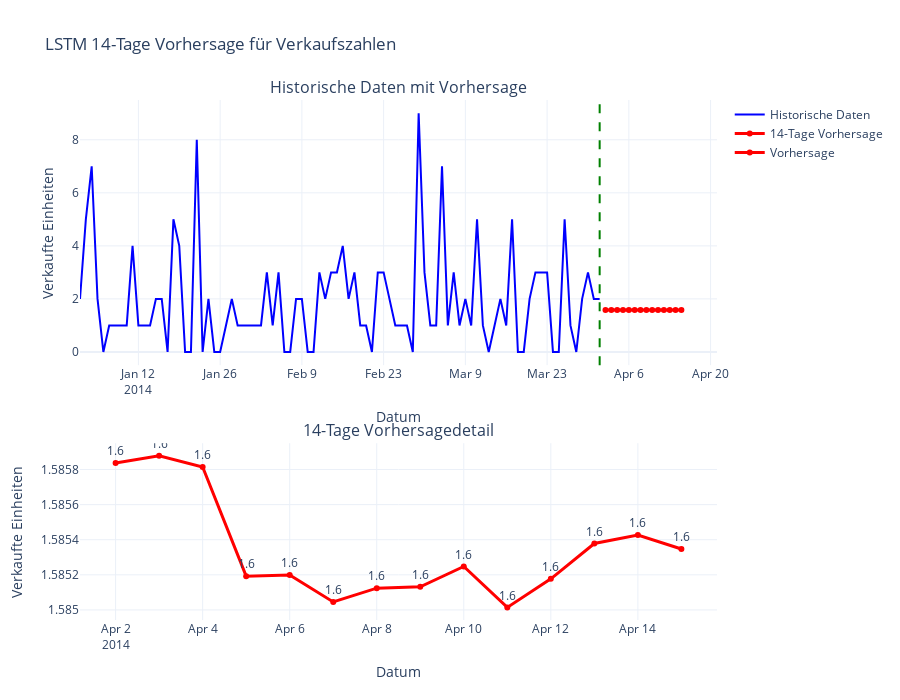

Notebook code for this chart:
### Code cell
# 13. VISUALISIERUNG DER MEHRSTUFIGEN VORHERSAGE
print("📈 Visualisiere mehrstufige Vorhersage...")

# Plot für historische Daten und Vorhersage
fig = make_subplots(
    rows=2, cols=1,
    subplot_titles=('Historische Daten mit Vorhersage', '14-Tage Vorhersagedetail'),
    vertical_spacing=0.15,
    row_heights=[0.6, 0.4]
)

# Historische Daten (letzte 90 Tage)
hist_days = 90
hist_dates = df_complete.index[-hist_days:]
hist_values = df_complete[sales_col].values[-hist_days:]

# Plot 1: Historische Daten + Vorhersage
fig.add_trace(
    go.Scatter(
        x=hist_dates,
        y=hist_values,
        mode='lines',
        name='Historische Daten',
        line=dict(color='blue', width=2)
    ),
    row=1, col=1
)

fig.add_trace(
    go.Scatter(
        x=future_dates,
        y=multi_step_predictions,
        mode='lines+markers',
        name=f'{FORECAST_HORIZON}-Tage Vorhersage',
        line=dict(color='red', width=3)
    ),
    row=1, col=1
)

# Vertikale Linie für Trennung Heute/Zukunft
fig.add_vline(
    x=last_date,
    line_width=2,
    line_dash="dash",
    line_color="green",
    row=1, col=1
)

# Plot 2: Detail der Vorhersage
fig.add_trace(
    go.Scatter(
        x=future_dates,
        y=multi_step_predictions,
        mode='lines+markers+text',
        name='Vorhersage',
        line=dict(color='red', width=3),
        text=[f'{val:.1f}' for val in multi_step_predictions],
        textposition="top center"
    ),
    row=2, col=1
)

# Layout anpassen
fig.update_layout(
    title_text=f'LSTM {FORECAST_HORIZON}-Tage Vorhersage für Verkaufszahlen',
    height=700,
    showlegend=True,
    template='plotly_white'
)

fig.update_xaxes(title_text="Datum", row=1, col=1)
fig.update_xaxes(title_text="Datum", row=2, col=1)
fig.update_yaxes(title_text="Verkaufte Einheiten", row=1, col=1)
fig.update_yaxes(title_text="Verkaufte Einheiten", row=2, col=1)

fig.show()

### Figure 1 — Plotly figure (JSON) as saved in the notebook; plotly's stock layout.template omitted (floating-point values rounded to 4 significant figures)
{"data": [{"line": {"color": "blue", "width": 2}, "mode": "lines", "name": "Historische Daten", "type": "scatter", "x": ["2014-01-02T00:00:00.000000000", "2014-01-03T00:00:00.000000000", "2014-01-04T00:00:00.000000000", "2014-01-05T00:00:00.000000000", "2014-01-06T00:00:00.000000000", "2014-01-07T00:00:00.000000000", "2014-01-08T00:00:00.000000000", "2014-01-09T00:00:00.000000000", "2014-01-10T00:00:00.000000000", "2014-01-11T00:00:00.000000000", "2014-01-12T00:00:00.000000000", "2014-01-13T00:00:00.000000000", "2014-01-14T00:00:00.000000000", "2014-01-15T00:00:00.000000000", "2014-01-16T00:00:00.000000000", "2014-01-17T00:00:00.000000000", "2014-01-18T00:00:00.000000000", "2014-01-19T00:00:00.000000000", "2014-01-20T00:00:00.000000000", "2014-01-21T00:00:00.000000000", "2014-01-22T00:00:00.000000000", "2014-01-23T00:00:00.000000000", "2014-01-24T00:00:00.000000000", "2014-01-25T00:00:00.000000000", "2014-01-26T00:00:00.000000000", "2014-01-27T00:00:00.000000000", "2014-01-28T00:00:00.000000000", "2014-01-29T00:00:00.000000000", "2014-01-30T00:00:00.000000000", "2014-01-31T00:00:00.000000000", "2014-02-01T00:00:00.000000000", "2014-02-02T00:00:00.000000000", "2014-02-03T00:00:00.000000000", "2014-02-04T00:00:00.000000000", "2014-02-05T00:00:00.000000000", "2014-02-06T00:00:00.000000000", "2014-02-07T00:00:00.000000000", "2014-02-08T00:00:00.000000000", "2014-02-09T00:00:00.000000000", "2014-02-10T00:00:00.000000000", "2014-02-11T00:00:00.000000000", "2014-02-12T00:00:00.000000000", "2014-02-13T00:00:00.000000000", "2014-02-14T00:00:00.000000000", "2014-02-15T00:00:00.000000000", "2014-02-16T00:00:00.000000000", "2014-02-17T00:00:00.000000000", "2014-02-18T00:00:00.000000000", "2014-02-19T00:00:00.000000000", "2014-02-20T00:00:00.000000000", "2014-02-21T00:00:00.000000000", "2014-02-22T00:00:00.000000000", "2014-02-23T00:00:00.000000000", "2014-02-24T00:00:00.000000000", "2014-02-25T00:00:00.000000000", "2014-02-26T00:00:00.000000000", "2014-02-27T00:00:00.000000000", "2014-02-28T00:00:00.000000000", "2014-03-01T00:00:00.000000000", "2014-03-02T00:00:00.000000000", "2014-03-03T00:00:00.000000000", "2014-03-04T00:00:00.000000000", "2014-03-05T00:00:00.000000000", "2014-03-06T00:00:00.000000000", "2014-03-07T00:00:00.000000000", "2014-03-08T00:00:00.000000000", "2014-03-09T00:00:00.000000000", "2014-03-10T00:00:00.000000000", "2014-03-11T00:00:00.000000000", "2014-03-12T00:00:00.000000000", "2014-03-13T00:00:00.000000000", "2014-03-14T00:00:00.000000000", "2014-03-15T00:00:00.000000000", "2014-03-16T00:00:00.000000000", "2014-03-17T00:00:00.000000000", "2014-03-18T00:00:00.000000000", "2014-03-19T00:00:00.000000000", "2014-03-20T00:00:00.000000000", "2014-03-21T00:00:00.000000000", "2014-03-22T00:00:00.000000000", "2014-03-23T00:00:00.000000000", "2014-03-24T00:00:00.000000000", "2014-03-25T00:00:00.000000000", "2014-03-26T00:00:00.000000000", "2014-03-27T00:00:00.000000000", "2014-03-28T00:00:00.000000000", "2014-03-29T00:00:00.000000000", "2014-03-30T00:00:00.000000000", "2014-03-31T00:00:00.000000000", "2014-04-01T00:00:00.000000000"], "xaxis": "x", "y": [2.0, 5.0, 7.0, 2.0, 0.0, 1.0, 1.0, 1.0, 1.0, 4.0, 1.0, 1.0, 1.0, 2.0, 2.0, 0.0, 5.0, 4.0, 0.0, 0.0, 8.0, 0.0, 2.0, 0.0, 0.0, 1.0, 2.0, 1.0, 1.0, 1.0, 1.0, 1.0, 3.0, 1.0, 3.0, 0.0, 0.0, 2.0, 2.0, 0.0, 0.0, 3.0, 2.0, 3.0, 3.0, 4.0, 2.0, 3.0, 1.0, 1.0, 0.0, 3.0, 3.0, 2.0, 1.0, 1.0, 1.0, 0.0, 9.0, 3.0, 1.0, 1.0, 7.0, 1.0, 3.0, 1.0, 2.0, 1.0, 5.0, 1.0, 0.0, 1.0, 2.0, 1.0, 5.0, 0.0, 0.0, 2.0, 3.0, 3.0, 3.0, 0.0, 0.0, 5.0, 1.0, 0.0, 2.0, 3.0, 2.0, 2.0], "yaxis": "y"}, {"line": {"color": "red", "width": 3}, "mode": "lines+markers", "name": "14-Tage Vorhersage", "type": "scatter", "x": ["2014-04-02T00:00:00", "2014-04-03T00:00:00", "2014-04-04T00:00:00", "2014-04-05T00:00:00", "2014-04-06T00:00:00", "2014-04-07T00:00:00", "2014-04-08T00:00:00", "2014-04-09T00:00:00", "2014-04-10T00:00:00", "2014-04-11T00:00:00", "2014-04-12T00:00:00", "2014-04-13T00:00:00", "2014-04-14T00:00:00", "2014-04-15T00:00:00"], "xaxis": "x", "y": [1.586, 1.586, 1.586, 1.585, 1.585, 1.585, 1.585, 1.585, 1.585, 1.585, 1.585, 1.585, 1.585, 1.585], "yaxis": "y"}, {"line": {"color": "red", "width": 3}, "mode": "lines+markers+text", "name": "Vorhersage", "text": ["1.6", "1.6", "1.6", "1.6", "1.6", "1.6", "1.6", "1.6", "1.6", "1.6", "1.6", "1.6", "1.6", "1.6"], "textposition": "top center", "type": "scatter", "x": ["2014-04-02T00:00:00", "2014-04-03T00:00:00", "2014-04-04T00:00:00", "2014-04-05T00:00:00", "2014-04-06T00:00:00", "2014-04-07T00:00:00", "2014-04-08T00:00:00", "2014-04-09T00:00:00", "2014-04-10T00:00:00", "2014-04-11T00:00:00", "2014-04-12T00:00:00", "2014-04-13T00:00:00", "2014-04-14T00:00:00", "2014-04-15T00:00:00"], "xaxis": "x2", "y": [1.586, 1.586, 1.586, 1.585, 1.585, 1.585, 1.585, 1.585, 1.585, 1.585, 1.585, 1.585, 1.585, 1.585], "yaxis": "y2"}], "layout": {"annotations": [{"font": {"size": 16}, "showarrow": false, "text": "Historische Daten mit Vorhersage", "x": 0.5, "xanchor": "center", "xref": "paper", "y": 1, "yanchor": "bottom", "yref": "paper"}, {"font": {"size": 16}, "showarrow": false, "text": "14-Tage Vorhersagedetail", "x": 0.5, "xanchor": "center", "xref": "paper", "y": 0.34, "yanchor": "bottom", "yref": "paper"}], "height": 700, "shapes": [{"line": {"color": "green", "dash": "dash", "width": 2}, "type": "line", "x0": "2014-04-01T00:00:00", "x1": "2014-04-01T00:00:00", "xref": "x", "y0": 0, "y1": 1, "yref": "y domain"}], "showlegend": true, "title": {"text": "LSTM 14-Tage Vorhersage für Verkaufszahlen"}, "xaxis": {"anchor": "y", "domain": [0, 1], "title": {"text": "Datum"}}, "xaxis2": {"anchor": "y2", "domain": [0, 1], "title": {"text": "Datum"}}, "yaxis": {"anchor": "x", "domain": [0.49, 1], "title": {"text": "Verkaufte Einheiten"}}, "yaxis2": {"anchor": "x2", "domain": [0, 0.34], "title": {"text": "Verkaufte Einheiten"}}}}
